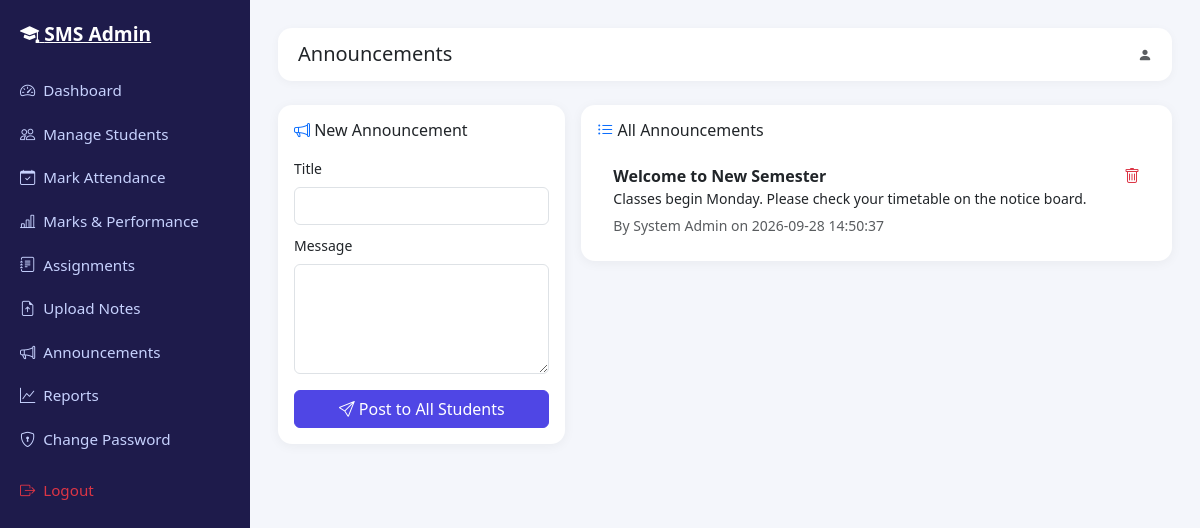
Screenshot of /views/admin/announcements.php with the database file from the repository.
### tables this page shows
CREATE TABLE announcements (
    id          INT UNSIGNED AUTO_INCREMENT PRIMARY KEY,
    title       VARCHAR(150) NOT NULL,
    message     TEXT NOT NULL,
    created_by  INT UNSIGNED NOT NULL,
    created_at  TIMESTAMP NOT NULL DEFAULT CURRENT_TIMESTAMP,
    CONSTRAINT fk_announce_admin FOREIGN KEY (created_by) REFERENCES users(id) ON DELETE CASCADE
);

CREATE TABLE users (
    id            INT UNSIGNED AUTO_INCREMENT PRIMARY KEY,
    name          VARCHAR(100)        NOT NULL,
    email         VARCHAR(150)        NOT NULL UNIQUE,
    password      VARCHAR(255)        NOT NULL,           
    role          ENUM('student','admin') NOT NULL DEFAULT 'student',
    status        ENUM('active','inactive') NOT NULL DEFAULT 'active',
    created_at    TIMESTAMP           NOT NULL DEFAULT CURRENT_TIMESTAMP,
    updated_at    TIMESTAMP           NOT NULL DEFAULT CURRENT_TIMESTAMP ON UPDATE CURRENT_TIMESTAMP
);

### core/Database.php (called while the page is built, shortened)
<?php
class Database
{
    private static ?PDO $instance = null;
    public static function getConnection(): PDO
    {
        if (self::$instance === null) {
            $dsn = 'mysql:host=' . DB_HOST . ';dbname=' . DB_NAME . ';charset=' . DB_CHARSET;
            $options = [
                PDO::ATTR_ERRMODE            => PDO::ERRMODE_EXCEPTION,
                PDO::ATTR_DEFAULT_FETCH_MODE => PDO::FETCH_ASSOC,
                PDO::ATTR_EMULATE_PREPARES   => false,
            ];
            try {
                self::$instance = new PDO($dsn, DB_USER, DB_PASS, $options);
            } catch (PDOException $e) {
                die('Database connection failed: ' . htmlspecialchars($e->getMessage()));
            }
        }
        return self::$instance;
    }
}

### models/Announcement.php (called while the page is built, shortened)
<?php
class Announcement
{
    private PDO $db;
    public function __construct()
    {
        $this->db = Database::getConnection();
    }
    public function getAll(int $limit = 50): array
    {
        $stmt = $this->db->prepare(
            'SELECT a.*, u.name AS author FROM announcements a
             JOIN users u ON u.id = a.created_by ORDER BY a.created_at DESC LIMIT :lim'
        );
        $stmt->bindValue('lim', $limit, PDO::PARAM_INT);
        $stmt->execute();
        return $stmt->fetchAll();
    }
}

### views/admin/announcements.php (the view, shortened to what this page needs)
<?php
require ROOT_PATH . '/views/layouts/header.php';
$announcementModel = new Announcement();
$announcements = $announcementModel->getAll();
?>
<div class="d-flex">
  <?php require ROOT_PATH . '/views/layouts/sidebar_admin.php'; ?>
  <div class="app-content flex-grow-1">
    <?php require ROOT_PATH . '/views/layouts/topbar.php'; ?>
    <div class="row g-3">
      <div class="col-lg-4">
        <div class="card p-3">
          <h6 class="mb-3"><i class="bi bi-megaphone text-primary"></i> New Announcement</h6>
          <form action="<?= BASE_URL ?>action.php?controller=Admin&action=createAnnouncement" method="POST">
            <div class="mb-2"><label class="form-label small">Title</label><input class="form-control" name="title" required></div>
            <div class="mb-3"><label class="form-label small">Message</label><textarea class="form-control" name="message" rows="4" required></textarea></div>
            <button class="btn btn-primary w-100"><i class="bi bi-send"></i> Post to All Students</button>
          </form>
        </div>
      </div>
      <div class="col-lg-8">
        <div class="card p-3">
          <h6 class="mb-3"><i class="bi bi-list-ul text-primary"></i> All Announcements</h6>
          <?php if (empty($announcements)): ?>
            <p class="text-muted mb-0">No announcements posted yet.</p>
          <?php else: ?>
            <ul class="list-group list-group-flush">
              <?php foreach ($announcements as $a): ?>
                <li class="list-group-item">
                  <div class="d-flex justify-content-between">
                    <strong><?= htmlspecialchars($a['title']) ?></strong>
                    <a href="<?= BASE_URL ?>action.php?controller=Admin&action=deleteAnnouncement&id=<?= $a['id'] ?>" class="text-danger confirm-delete"><i class="bi bi-trash"></i></a>
                  </div>
                  <p class="mb-1 small"><?= nl2br(htmlspecialchars($a['message'])) ?></p>
                  <small class="text-muted">By <?= htmlspecialchars($a['author']) ?> on <?= htmlspecialchars($a['created_at']) ?></small>
                </li>
              <?php endforeach; ?>
            </ul>
          <?php endif; ?>
        </div>
      </div>
    </div>
  </div>
</div>
<?php require ROOT_PATH . '/views/layouts/footer.php'; ?>

### assets/css/style.css (style rules this page uses)
:root { --sms-primary: #4f46e5; --sms-primary-dark: #4338ca; --sms-accent: #06b6d4; --sms-bg: #f4f6fb; --sms-sidebar-bg: #1e1b4b; --sms-sidebar-hover: #312e81; --sms-radius: 14px; }
body { background-color: var(--sms-bg); font-family: 'Segoe UI', Roboto, Arial, sans-serif; }
.app-content { margin-left: 250px; padding: 1.75rem; min-height: 100vh; }
.card { border: none; border-radius: var(--sms-radius); box-shadow: 0 2px 12px rgba(0, 0, 0, 0.05); }
.btn-primary { background-color: var(--sms-primary); border-color: var(--sms-primary); }

### rows the page displays
announcements: title "Welcome to New Semester", message "Classes begin Monday. Please check your timetable on the notice board.", created_by.name "System Admin", created_at "2026-09-28 14:50:37"

### other values shown
$label "Dashboard"
$label "Manage Students"
$label "Mark Attendance"
$label "Marks & Performance"
$label "Assignments"
$label "Upload Notes"
$label "Announcements"
$label "Reports"
$label "Change Password"
$pageTitle "Announcements"
